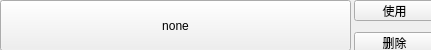
<?xml version="1.0" encoding="UTF-8"?>
<ui version="4.0">
 <class>Form</class>
 <widget class="QWidget" name="Form">
  <property name="geometry">
   <rect>
    <x>0</x>
    <y>0</y>
    <width>431</width>
    <height>50</height>
   </rect>
  </property>
  <property name="windowTitle">
   <string>Form</string>
  </property>
  <widget class="QPushButton" name="default_2">
   <property name="geometry">
    <rect>
     <x>0</x>
     <y>0</y>
     <width>351</width>
     <height>51</height>
    </rect>
   </property>
   <property name="text">
    <string>none</string>
   </property>
  </widget>
  <widget class="QPushButton" name="_use_">
   <property name="geometry">
    <rect>
     <x>354</x>
     <y>0</y>
     <width>81</width>
     <height>21</height>
    </rect>
   </property>
   <property name="text">
    <string>使用</string>
   </property>
  </widget>
  <widget class="QPushButton" name="_delete_">
   <property name="geometry">
    <rect>
     <x>354</x>
     <y>32</y>
     <width>81</width>
     <height>21</height>
    </rect>
   </property>
   <property name="text">
    <string>删除</string>
   </property>
  </widget>
 </widget>
 <resources/>
 <connections/>
</ui>
